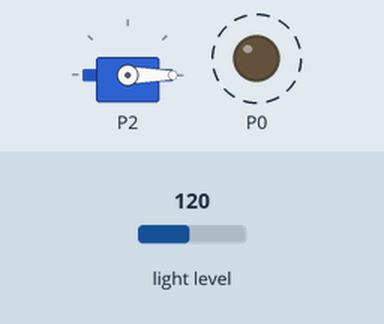
Recording of a program running on a simulated BBC micro:bit (MakeCode). Parts: servo, output pins drawn as LEDs (lit = HIGH). Dashed ring = blinking. The inputs (shaded band) are chosen by the test bench; at power-on: light level 120.

Above: at 0.9 s.
1.3 s: light level set to 83
4.3 s: light level set to 76
At 4.77 s:
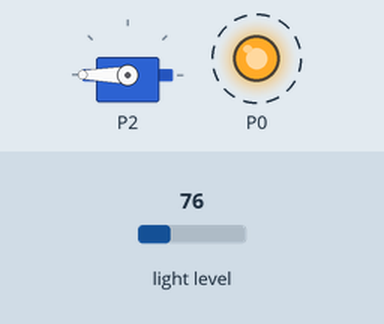
7.3 s: light level set to 128
At 7.62 s:
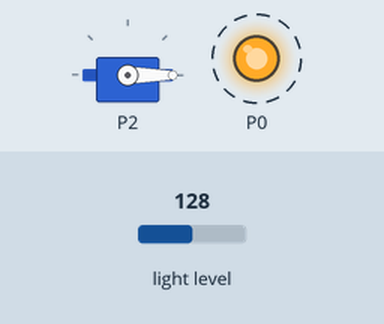
10.3 s: light level set to 5
At 10.66 s:
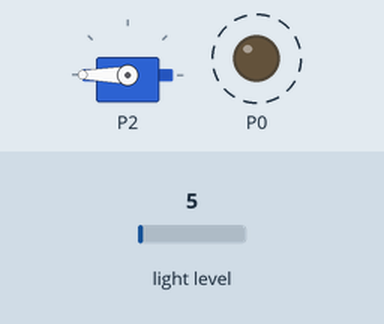
Timing chart, 0 to 14.3 s (numbered marks = the images above; inputs shaded):
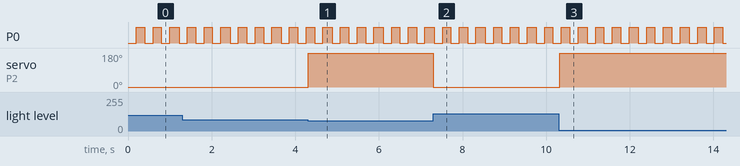

Measured:
- the behaviour switches between 80 and 79 on light level (found by bisection; images 0 and 1)
- after the input at 4.3 s, servo on P2: 0° → 180° at once
- after the input at 7.3 s, servo on P2: 180° → 0° at once
- after the input at 10.3 s, servo on P2: 0° → 180° at once
- by itself, P0: alternates HIGH for 0.20 s and LOW for 0.20 s

The program:

main.ts
```typescript
basic.forever(function () {
    if (true) {
        pins.digitalWritePin(DigitalPin.P0, 0)
        basic.pause(200)
        pins.digitalWritePin(DigitalPin.P0, 1)
        basic.pause(200)
        pins.digitalWritePin(DigitalPin.P0, 0)
        basic.pause(200)
        pins.digitalWritePin(DigitalPin.P0, 1)
        basic.pause(200)
        pins.digitalWritePin(DigitalPin.P0, 0)
        basic.pause(200)
        pins.digitalWritePin(DigitalPin.P0, 1)
        basic.pause(200)
    }
})
basic.forever(function () {
    if (input.lightLevel() < 80) {
        pins.servoWritePin(AnalogPin.P2, 180)
    } else {
        pins.servoWritePin(AnalogPin.P2, 0)
    }
})
```

test.ts
```typescript
// 在此处测试；当此软件包作为插件使用时，将不会编译此软件包。
```
